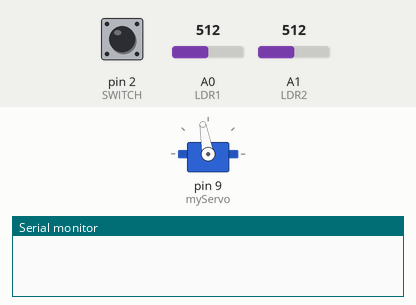
Simulated run of this sketch. Board: Arduino Uno, built with avr-gcc and run on an emulated ATmega328P. Parts: servo, the last lines printed to the serial monitor. Inputs (shaded band) come from the test bench; at power-on: pin 2 (SWITCH) LOW, A0 (LDR1) = 512, A1 (LDR2) = 512.

Above: at 1.2 s.
1.3 s: pin 2 (SWITCH) pulled HIGH for 0.15 s
At 1.76 s:
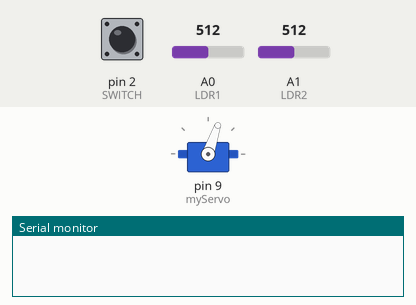
At 2.8 s:
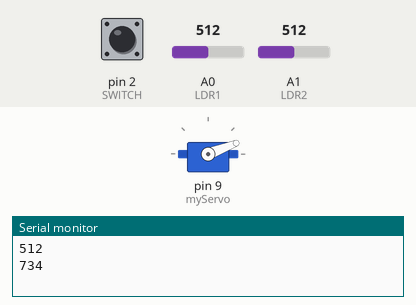
4.0 s: A0 (LDR1) set to 759
5.5 s: A0 (LDR1) set to 791
At 5.98 s:
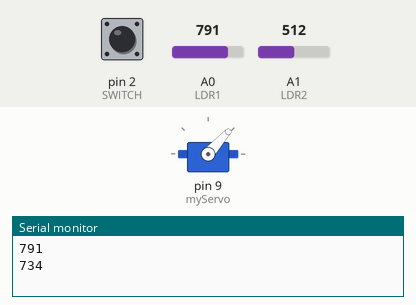
8.3 s: pin 2 (SWITCH) pulled HIGH for 1 s
Timing chart, 0 to 12.3 s (numbered marks = the images above; inputs shaded):
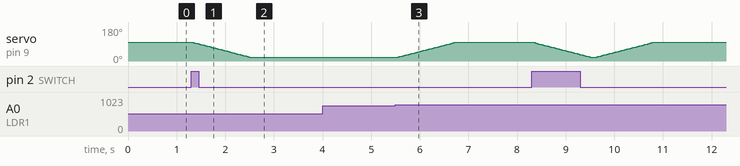

The sketch:

Arduino.ino
```cpp
#include <Servo.h>
Servo myServo;

#define LDR1 A0
#define LDR2 A1
#define SWITCH 2 //botó

int LDR1VAL;
int LDR2VAL;

boolean OBERT = false;

void setup()
{
  pinMode(LDR1, INPUT);
  pinMode(LDR2, INPUT);
  Serial.begin(9600);
  myServo.attach(9);  // Output pin for the servo
  pinMode(SWITCH, INPUT);
  myServo.write(100); // Angle to turn to close
}

void loop()
{
  if (OBERT == false)
  {
    if (digitalRead(SWITCH) == HIGH)
    {
      OBERT = true;

      for (int angle = 100; angle > 20; angle -= 1) { // single "degree" increments
        myServo.write (angle);
        delay (15); // so we'll take 10 * 180 milliseconds = 1.8 seconds for the traverse.
      }

      Serial.println("The box is open!");
      delay (100);
    }
  }
  if (OBERT == true) {
    LDR1VAL = analogRead(LDR1);
    LDR2VAL = analogRead(LDR2);
    LDR2VAL = (0.0000015784) * (LDR2VAL) * (LDR2VAL) * (LDR2VAL) + (-0.0028135) * (LDR2VAL) * (LDR2VAL) + (2.362346) * (LDR2VAL) + (51.022); //linealitzem l'LDR2 perque es comporti igual que l'1
    Serial.println(LDR1VAL);
    Serial.println(LDR2VAL);
    Serial.println(" ");

    if ((LDR1VAL - LDR2VAL) < 40)
    {
      delay(100);
      Serial.println("The box is still open!");
      // Serial.println(knockVal);
    }
    else
    {
      OBERT = false;

      for (int angle = 20; angle < 100; angle += 1) { // single "degree" increments
        myServo.write (angle);
        delay (15); // so we'll take 10 * 180 milliseconds = 1.8 seconds for the traverse.
      }

      delay(100);
      Serial.println("The box is closing");
      // Serial.println(knockVal);
    }
  }
}
```

Measured:
- the behaviour switches between 773 and 774 on A0 (LDR1) (found by bisection; images 2 and 3)
- after the input at 1.3 s, servo on pin 9 (myServo): moves from 100° to 21° over 1.2 s, starting at once
